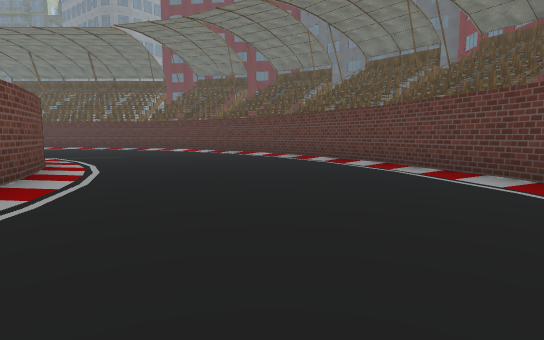
[1] (above)

16 first-person views from a walk through a Unity game level. The camera is 1.2 m above the floor, tilts 6° down and sees 80° across. The floor is counted in squares, 2 m on a side. Each view is taken from the middle of a square. On the plan, view 1 faces up. The plan holds only what a view shows up to about 10 squares ahead; the rest is blank. The place goes on beyond the plan. The player is left out. Some animated figures are left out. Some surface patterns are stand-ins.

[2]
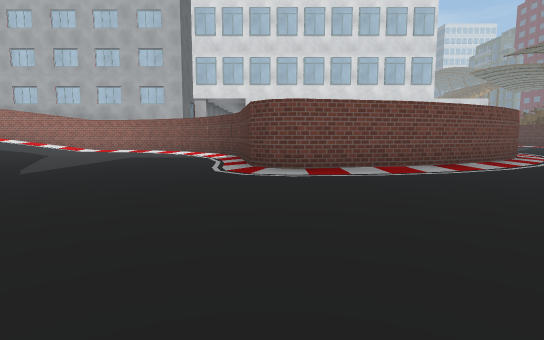

[3]
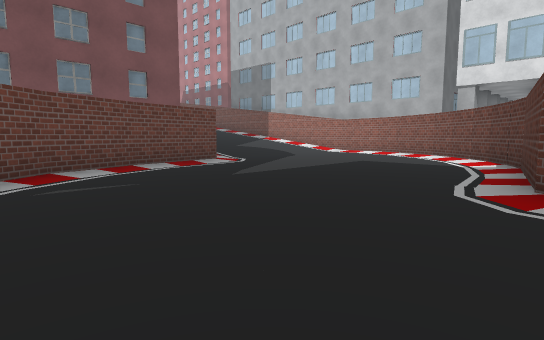

[4]
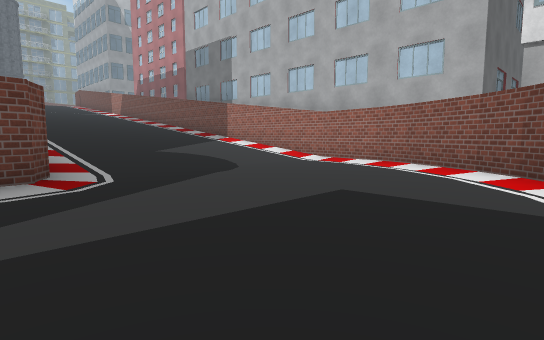

[5]
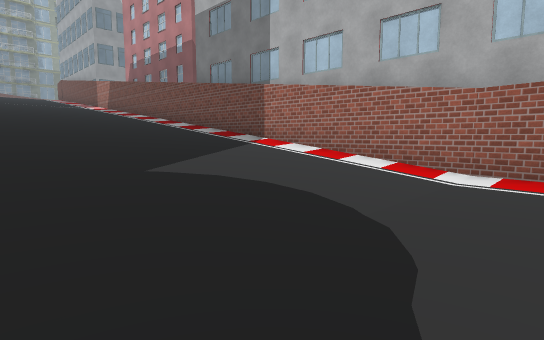

[6]
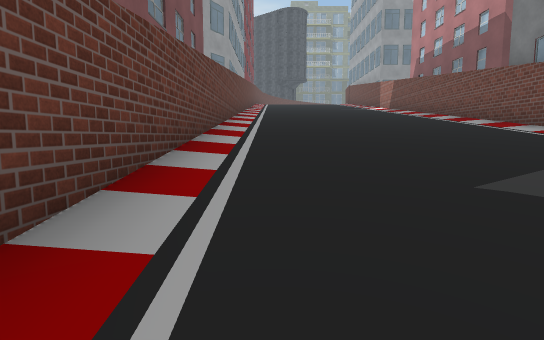

[7]
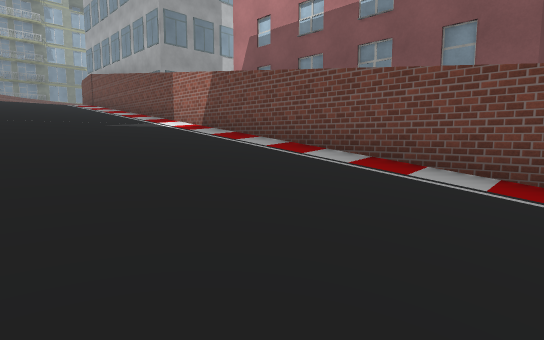

[8]
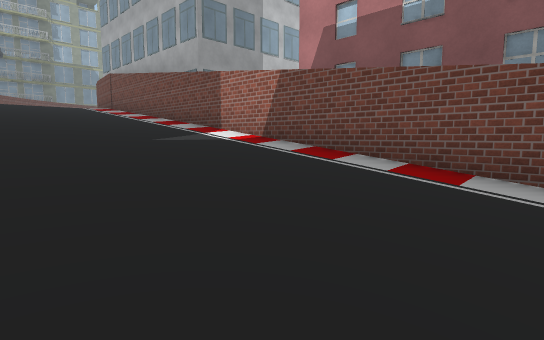

[9]
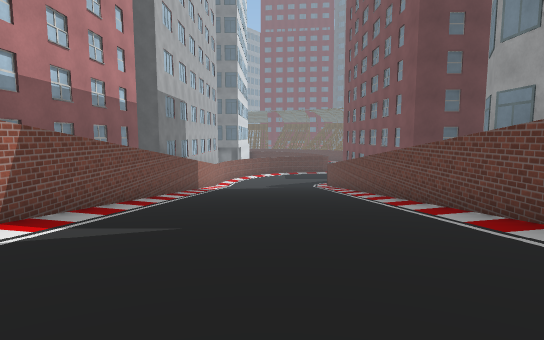

[10]
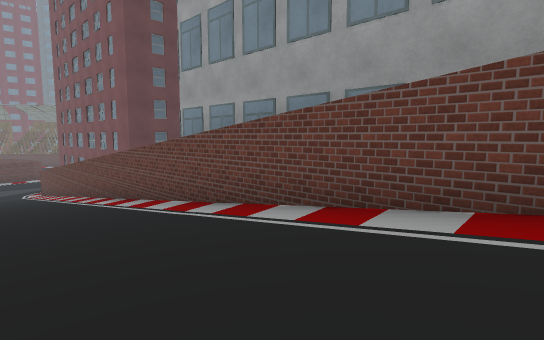

[11]
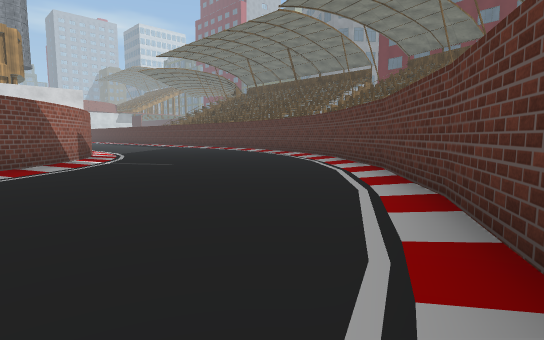

[12]
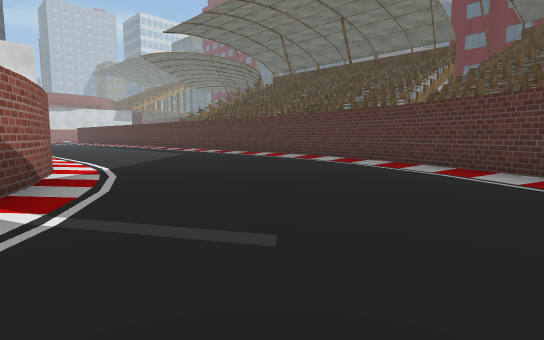

[13]
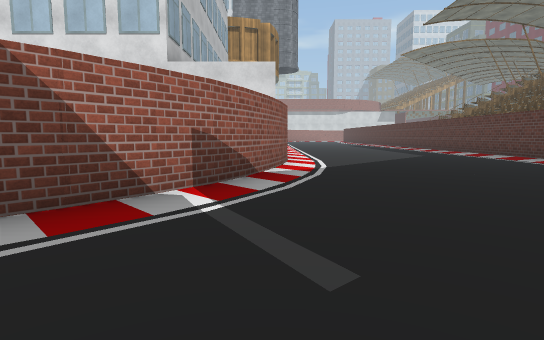

[14]
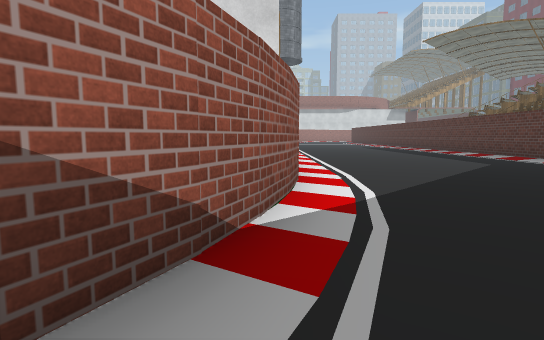

[15]
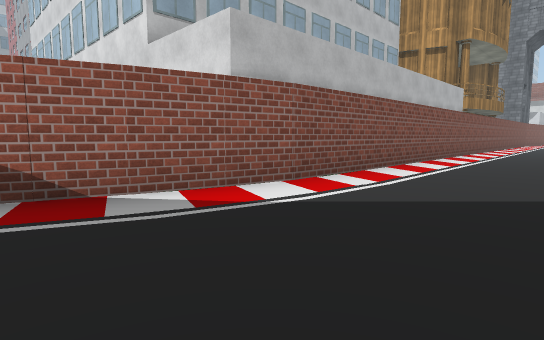

[16]
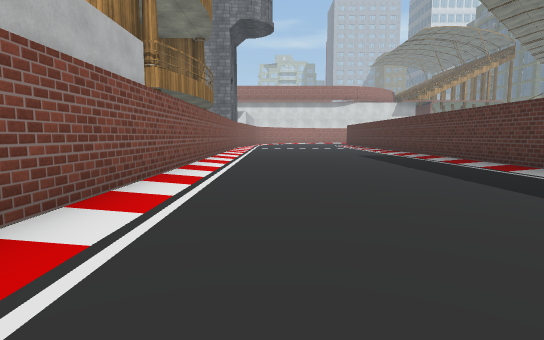

### Floor plan
Key: @ floor where view 1 was taken; # wall or solid block; . floor; / step, stairs or slope.
Columns run from 23 left of view 1 to 3 right of it. Each row starts with its distance up from view 1.
 16 #####  #########
 15 ...............#####
 14 ...................##
 13 ....................###
 12 ......................##
 11 .......................##
 10 ........................#
  9 ################........##
  8                 ##.......#
  7                  ##......##
  6                   ##......#
  5                    #......#
  4                     #.....#
  3                     #......
  2                     #.....
  1                    ##......
  0                 ###....@..
 -1               ##.........
 -2               #..........
 -3              ##..........
 -4              #..........#
 -5              #........##
 -6              #.....####
 -7              #/////#
 -8              #/////#
 -9              #/////#
-10              #/////#
-11              #/////#
-12              #/////#
-13              #/////#
-14              #/////#
-15              #/////#
-16              #/////#
-17              #/////#
-18              #/////#
-19              #/////#
-20              #/////#
-21              #/////#
-22              #/////#
-23              #/////#
-24              #/////#
-25              #/////#

Where each view was taken, in squares from view 1:
view 1: 0 up, 0 right, facing up
view 2: 1 up, 3 right, facing left
view 3: 1 up, 1 right, facing down-left
view 4: 1 down, 3 left, facing down-left
view 5: 5 down, 5 left, facing down-left
view 6: 6 down, 5 left, facing down
view 7: 14 down, 6 left, facing down-left
view 8: 16 down, 6 left, facing down-left
view 9: 24 down, 7 left, facing up
view 10: 25 down, 7 left, facing up-right
view 11: 6 up, 2 right, facing up-left
view 12: 8 up, 3 left, facing up-left
view 13: 9 up, 3 left, facing left
view 14: 9 up, 6 left, facing left
view 15: 12 up, 7 left, facing down-left
view 16: 11 up, 13 left, facing left
